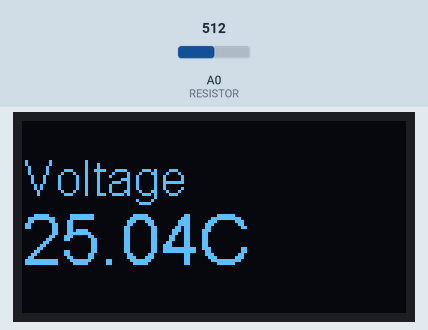
Simulated run of this sketch. Board: ESP8266 (NodeMCU). Shown: 128×64 one-colour display. The test bench sets the inputs (shaded band); at power-on: A0 (RESISTOR) = 512.

Above: at 1.2 s.
1.3 s: A0 (RESISTOR) set to 252
At 3.8 s:
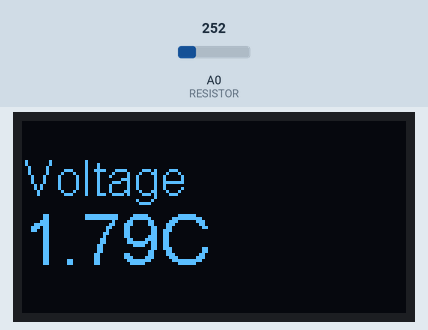
4.3 s: A0 (RESISTOR) set to 219
At 6.5 s:
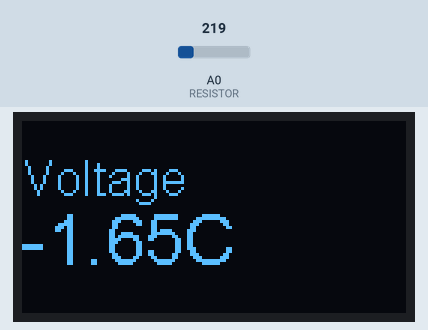
6.8 s: A0 (RESISTOR) set to 306
At 8.5 s:
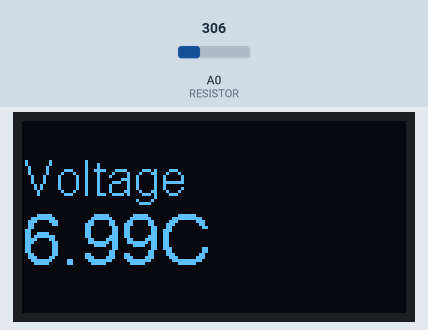
Timing chart, 0 to 10.0 s (numbered marks = the images above; inputs shaded):
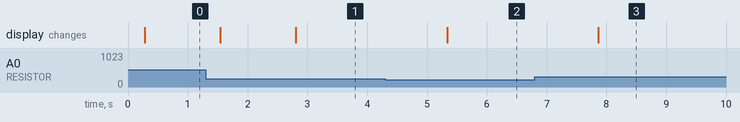

The sketch:

NTC3950SSD1306.ino
```cpp
#include <Wire.h>               // Only needed for Arduino 1.6.5 and earlier
#include "SSD1306Wire.h"        // legacy: #include "SSD1306.h"


// Initialize the OLED display using Arduino Wire:
SSD1306Wire display(0x3c, SDA, SCL);
#define RESISTOR A0
#define THERMISTORNOMINAL 100000
// temp. for nominal resistance (almost always 25 C)
#define TEMPERATURENOMINAL 25
// how many samples to take and average, more takes longer
// but is more 'smooth'
#define NUMSAMPLES 5
// The beta coefficient of the thermistor (usually 3000-4000)
#define BCOEFFICIENT 3950

int samples[NUMSAMPLES];
float temp = 0;
float average;
float steinhart;
int i;

void setup() {
  Serial.begin(115200);
  Serial.println();
  Serial.println();
  pinMode(RESISTOR, INPUT);
  display.init();
//  display.flipScreenVertically();
  display.setFont(ArialMT_Plain_10);
}

void drawTemp() {
  // Font Demo1
  // create more fonts at http://oleddisplay.squix.ch/
  display.setTextAlignment(TEXT_ALIGN_LEFT);
  display.setFont(ArialMT_Plain_16);
  display.drawString(0, 10, "Voltage");
  display.setFont(ArialMT_Plain_24);
  display.drawString(0, 26, String(temp) + "C");
}

void loop() {
   for (i=0; i< NUMSAMPLES; i++) {
   samples[i] = analogRead(RESISTOR);
   delay(50);
  }
  average = 0;
  for (i=0; i< NUMSAMPLES; i++) {
     average += samples[i];
  }
  average /= NUMSAMPLES;

  average = (1023/average -1);

  steinhart = average;     // (R/Ro)
  steinhart = log(steinhart);                  // ln(R/Ro)
  steinhart /= BCOEFFICIENT;                   // 1/B * ln(R/Ro)
  steinhart += 1.0 / (TEMPERATURENOMINAL + 273.15); // + (1/To)
  steinhart = 1.0 / steinhart;                 // Invert
  steinhart -= 273.15;      // convert absolute temp to C
  temp = steinhart;
  display.clear();
  drawTemp();
  // write the buffer to the display
  display.display();

  delay(1000);
}
```

Measured:
- the behaviour switches between 235 and 234 on A0 (RESISTOR) (found by bisection; images 1 and 2)
- after the input at 1.3 s, the display: first changes after 0.24 s (image 1 shows a later state)
- after the input at 4.3 s, the display: changes after 1.0 s (image 2)
- after the input at 6.8 s, the display: changes after 1.1 s (image 3)
